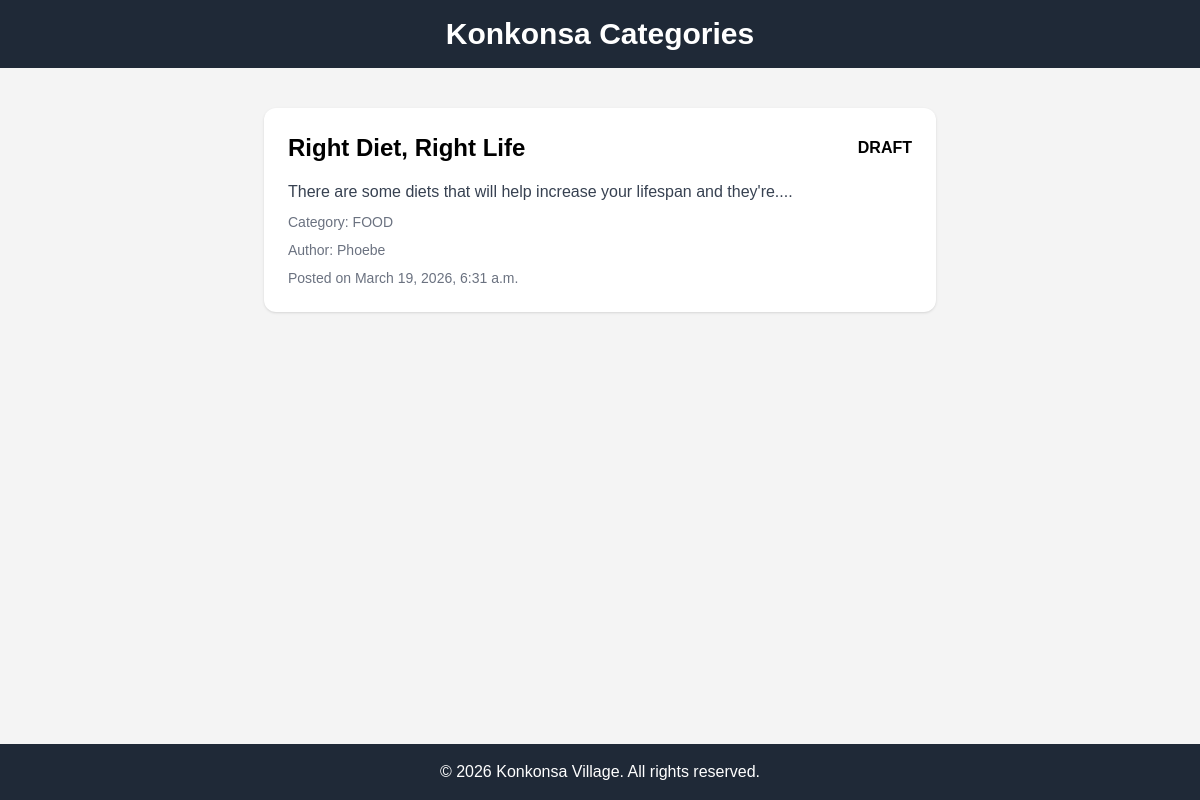
The app's page /blog/post/4/, older data.
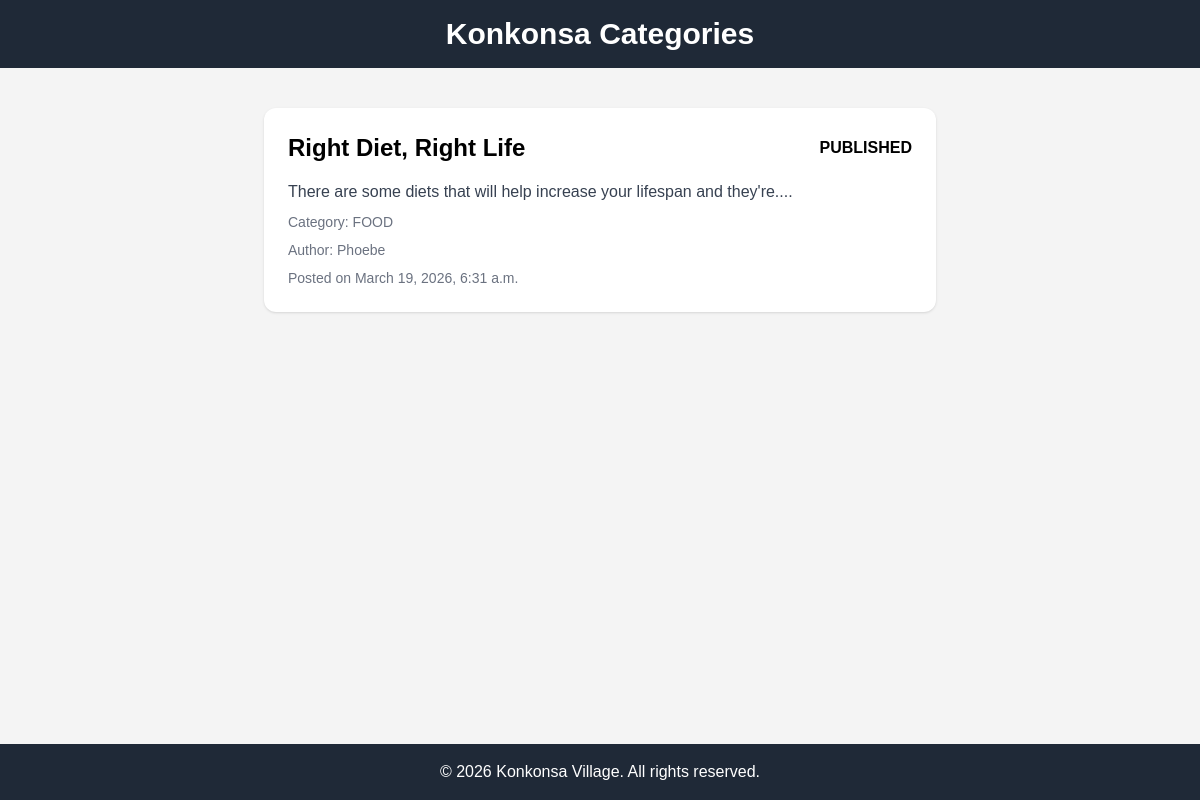
The same page, newer data.
### blog/views.py (the view)
# urls.py: path('post/<int:pk>/', views.view_post, name='view_post'),
def view_post(request, pk):
    instance = get_object_or_404(Post, pk=pk)
    context = {
        'post': instance,}
    return render(request, 'blog/view_post.html', context)

### blog/templates/blog/view_post.html (shortened to what this page needs)
{% extends "blog/base_categories_page.html" %}  {% block content %}
<div class="max-w-2xl mx-auto mt-10 bg-white p-6 rounded-xl shadow">
  <div class="flex items-center justify-between mb-4">
    <h1 class="text-2xl font-bold">{{ post.title }}</h1>
    {% if not post.is_published %}
    <span
      class="inline-block bg-red-100 text-red-800 text-xs font-bold px-3 py-1 rounded-full"
      >DRAFT</span
    >
    {% else %}
    <span
      class="inline-block bg-green-100 text-green-800 text-xs font-bold px-3 py-1 rounded-full"
      >PUBLISHED</span
    >
    {% endif %}
  </div>
  <p class="text-gray-700">{{ post.content }}</p>
  <p class="text-sm text-gray-500 mt-2">Category: {{ post.category }}</p>
  <p class="text-sm text-gray-500 mt-2">Author: {{ post.author.name }}</p>
  <p class="text-sm text-gray-500 mt-2">Posted on {{ post.created_at }}</p>
</div>
{% endblock %}

Row changes from the older to the newer data that the page shows:
changed Post "Right Diet, Right Life": is_published False → True (drawn)
Text that changed along with them:
text no longer shown: "DRAFT"
text now shown: "PUBLISHED"
